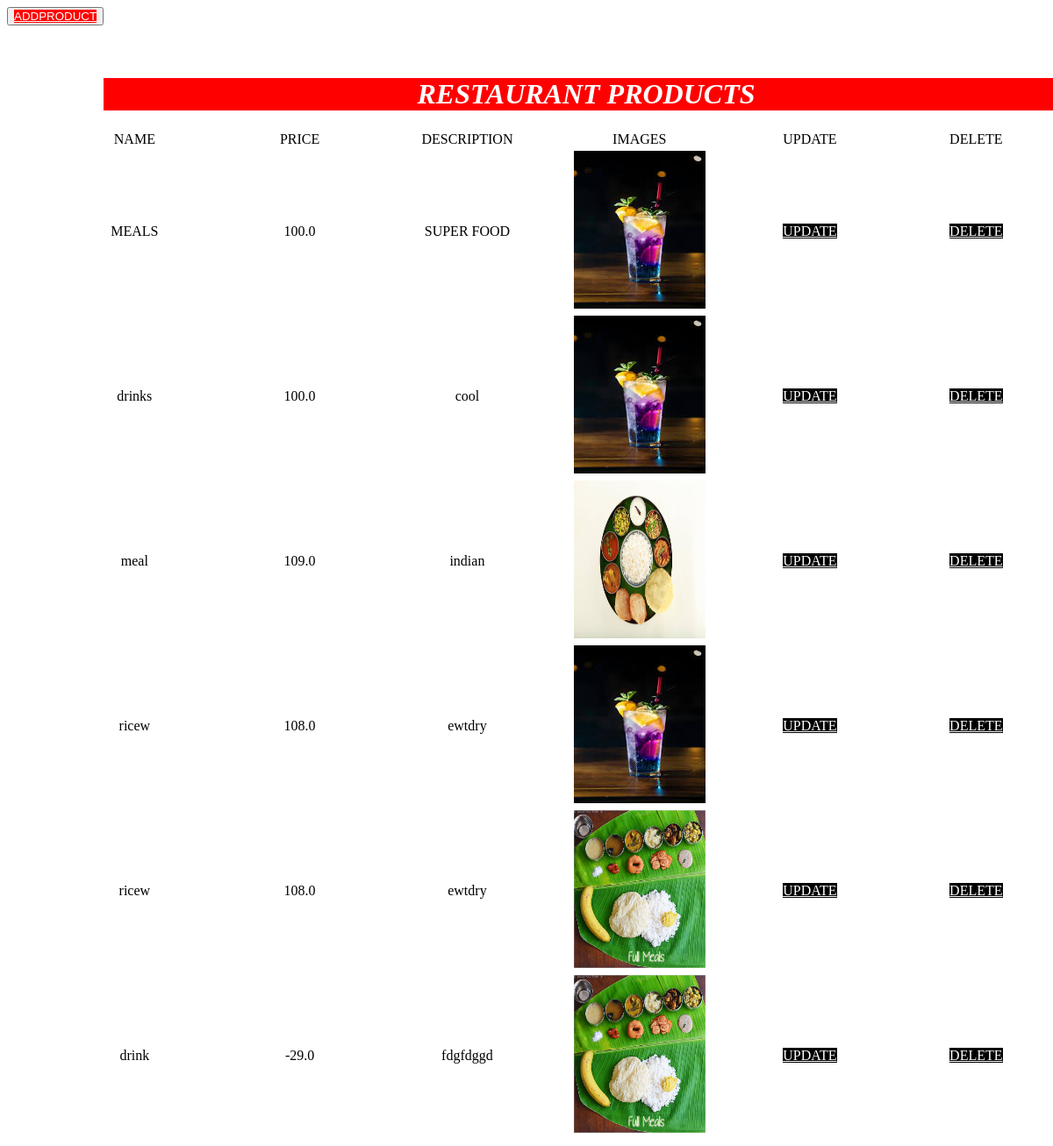
Page /seller/viewpdt/ on the committed database.
### seller/models.py (models this page shows)
class Product(models.Model):
    name = models.TextField(max_length=50, null=True)
    price = models.FloatField(null=True)
    description = models.TextField(max_length=100, null=True)
    image = models.ImageField(upload_to='photos', null=True)
    category=models.ForeignKey(Category,on_delete= models.CASCADE,null=True)

### seller/views.py (the view)
# urls.py: path('viewpdt/',views.viewpdt,name='viewpdt'),
def viewpdt(request):
    pdt= Product.objects.all()
    return render(request,'seller/viewpdt.html',{'products':pdt})

### seller/templates/seller/viewpdt.html (shortened to what this page needs)
{% load static %}
<!DOCTYPE html>
<html lang="en">
<head>
</head>
<body>
       <button><a href="{% url 'seller:adpdt'%}">ADDPRODUCT</a></button>
      <div class="vi">
        <div class="container-fluid">
          <h1  style="text-align: center;  margin-top: 1PX;">  RESTAURANT  PRODUCTS</h1>
        </div>
          <table>
              <tr>
                  <td>NAME</td>
                  <td>PRICE</td>
                  <td>DESCRIPTION</td>
                  <td>IMAGES</td>
                  <td>UPDATE</td>
                  <td>DELETE</td>
              </tr>
              {%  for i in products %}
              <tr>
                  <td>{{i.name}}</td>
                  <td>{{i.price}}</td>
                  <td>{{i.description}}</td>
                  <td><img src="{{i.image.url}}" alt=""></td>
                  <td><a href="{% url 'seller:updatepdt' i.id%}" style="background-color: black;">UPDATE</a></td>
                  <td><a href="{% url 'seller:deletepdt' i.id%}" style="background-color:black;">DELETE</a></td>
              </tr>
                 {% endfor %}
          </table>
    </div>
</body>
</html>

### seller/templates/seller/viewpdt.html (style rules this page uses)
body { background-color:white; width: 100%; }
.vi { margin-left: 50px; margin-top: 60px; }
table td { width: 200px; text-align: center; }
img { height: 150px; width: 150px; }
h1 { margin-top: 10px; font-weight: 900; font-style: oblique; }
.container-fluid { background-color:red; color: white; margin-top: 20px; width: 1100px; margin-left: 60px; }
a { background-color: red; color: white; width: 70%; }
img { background-color: brown; height: 180px; }

### rows in the picture
Product: name "MEALS", price "100.0", description "SUPER FOOD", image (picture)
Product: name "drinks", price "100.0", description "cool", image (picture)
Product: name "meal", price "109.0", description "indian", image (picture)
Product: name "ricew", price "108.0", description "ewtdry", image (picture)
Product: name "ricew", price "108.0", description "ewtdry", image (picture)
Product: name "drink", price "-29.0", description "fdgfdggd", image (picture)
